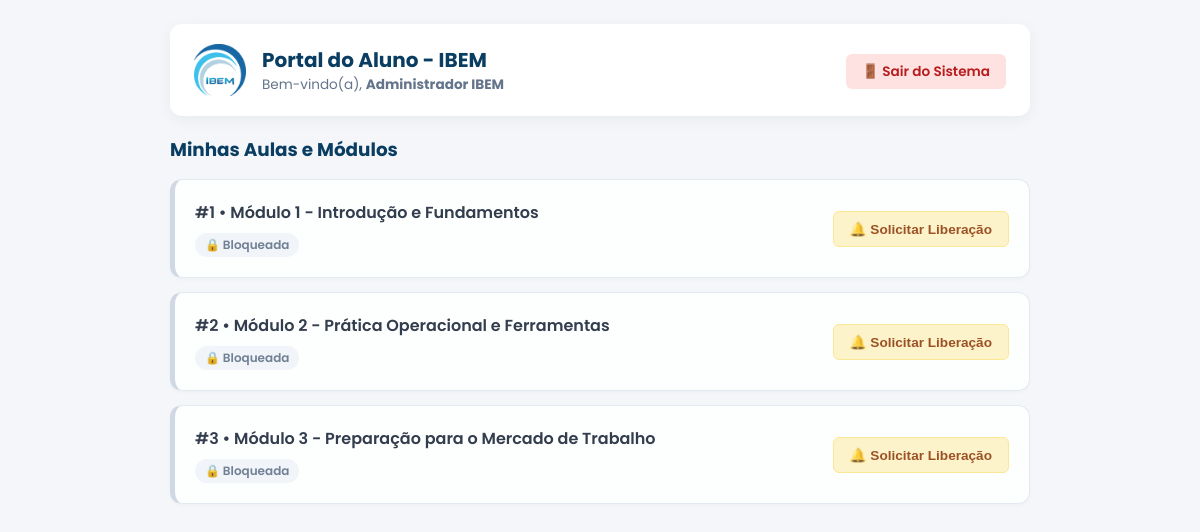
/portal/aluno.php (signed in), run on the app's committed database.
### tables this page shows
CREATE TABLE IF NOT EXISTS `modulos` (
  `id` INT(11) NOT NULL AUTO_INCREMENT,
  `titulo` VARCHAR(255) NOT NULL,
  `texto` LONGTEXT DEFAULT NULL,
  `ordem` INT(11) DEFAULT 1,
  PRIMARY KEY (`id`)
);

### portal/aluno.php (the view, shortened to what this page needs)
<?php
require_once "config.php";
$usuario = $_SESSION['usuario'];
$res_aulas = $conn->query("SELECT id, titulo, ordem FROM modulos ORDER BY ordem ASC, id ASC");
$progresso = [];
$pendentes = [];
?>
<!DOCTYPE html>
<html lang="pt-BR">
<head>
</head>
<body>
  <div class="container">
    <div class="header-box">
      <div style="display:flex; align-items:center; gap:16px;">
        <img src="../assets/img/logo.png" alt="IBEM" style="width:52px; height:52px; object-fit:contain;">
        <div class="header-info">
          <h1>Portal do Aluno - IBEM</h1>
          <p>Bem-vindo(a), <strong><?php echo htmlspecialchars($usuario); ?></strong></p>
        </div>
      </div>
      <div>
        <a href="logout.php" class="btn-sair">🚪 Sair do Sistema</a>
      </div>
    </div>
    <h2 style="font-size:1.15rem; color:var(--primary); margin-bottom:16px;">Minhas Aulas e Módulos</h2>
    <?php if ($res_aulas && $res_aulas->num_rows > 0): ?>
      <?php while ($aula = $res_aulas->fetch_assoc()): ?>
        <?php
        $id_aula = $aula['id'];
        $is_liberado = isset($progresso[$id_aula]) && $progresso[$id_aula]['liberado'] === 1;
        $is_concluido = isset($progresso[$id_aula]) && $progresso[$id_aula]['concluido'] === 1;
        $is_pendente = isset($pendentes[$id_aula]);
        ?>
        <div class="card-aula <?php echo $is_liberado ? 'liberada' : 'bloqueada'; ?>">
          <div>
            <div class="aula-titulo">
              #<?php echo $aula['ordem']; ?> &bull; <?php echo htmlspecialchars($aula['titulo']); ?>
            </div>
            <div>
              <?php if ($is_concluido): ?>
                <span class="badge badge-azul">🎓 Concluída</span>
              <?php elseif ($is_liberado): ?>
                <span class="badge badge-verde">🔓 Liberada para Estudo</span>
              <?php elseif ($is_pendente): ?>
                <span class="badge badge-amarelo">⏳ Liberação Solicitada (Aguardando Admin)</span>
              <?php else: ?>
                <span class="badge badge-cinza">🔒 Bloqueada</span>
              <?php endif; ?>
            </div>
          </div>
          <div>
            <?php if ($is_liberado): ?>
              <a href="aulas.php?id=<?php echo $id_aula; ?>" class="btn btn-entrar">
                ▶ Assistir Aula
              </a>
            <?php elseif ($is_pendente): ?>
              <button type="button" class="btn" style="background:#F1F5F9; color:#94A3B8; cursor:not-allowed;" disabled>
                ⏳ Em Análise
              </button>
            <?php else: ?>
              <form method="POST">
                <button type="submit" class="btn btn-solicitar" title="Solicitar liberação desta aula ao administrador">
                  🔔 Solicitar Liberação
                </button>
              </form>
            <?php endif; ?>
          </div>
        </div>
      <?php endwhile; ?>
    <?php else: ?>
      <p style="color:var(--muted);">Nenhuma aula disponível no momento.</p>
    <?php endif; ?>
  </div>
</body>
</html>

### portal/aluno.php (style rules this page uses)
:root { --primary: #0A3D62; --primary-light: #145DA0; --accent: #0284C7; --success: #10B981; --surface: #FFFFFF; --bg: #F4F6F9; --text: #1E293B; --muted: #64748B; --border: #E2E8F0; }
* { box-sizing: border-box; margin: 0; padding: 0; }
body { font-family: 'Poppins', sans-serif; background: var(--bg); color: var(--text); min-height: 100vh; padding: 24px 16px; display: flex; justify-content: center; }
.container { width: 100%; max-width: 860px; }
.header-box { background: var(--surface); border-radius: 12px; padding: 20px 24px; display: flex; justify-content: space-between; align-items: center; box-shadow: 0 4px 15px rgba(0,0,0,0.05); margin-bottom: 20px; flex-wrap: wrap; gap: 12px; }
.header-info h1 { font-size: 1.25rem; color: var(--primary); }
.header-info p { font-size: 0.85rem; color: var(--muted); }
.btn-sair { background: #FEE2E2; color: #B91C1C; padding: 8px 16px; border-radius: 6px; text-decoration: none; font-size: 0.85rem; font-weight: 600; transition: 0.2s; }
.card-aula { background: var(--surface); border-radius: 12px; border: 1.5px solid var(--border); padding: 20px; margin-bottom: 14px; display: flex; justify-content: space-between; align-items: center; box-shadow: 0 2px 6px rgba(0,0,0,0.03); gap: 16px; flex-wrap: wrap; }
.card-aula.bloqueada { border-left: 5px solid #CBD5E1; opacity: 0.9; }
.aula-titulo { font-size: 1rem; font-weight: 600; color: var(--text); margin-bottom: 6px; }
.badge { display: inline-block; padding: 3px 10px; border-radius: 20px; font-size: 0.75rem; font-weight: 600; }
.badge-cinza { background: #F1F5F9; color: #64748B; }
.btn { display: inline-flex; align-items: center; gap: 6px; padding: 9px 16px; border-radius: 6px; font-size: 0.85rem; font-weight: 600; border: none; cursor: pointer; text-decoration: none; transition: 0.2s; }
.btn-solicitar { background: #FEF3C7; color: #92400E; border: 1px solid #FDE68A; }

### data on the page
modulos: ordem "1", titulo "Módulo 1 - Introdução e Fundamentos", shows "🔒 Bloqueada"
modulos: ordem "2", titulo "Módulo 2 - Prática Operacional e Ferramentas", shows "🔒 Bloqueada"
modulos: ordem "3", titulo "Módulo 3 - Preparação para o Mercado de Trabalho", shows "🔒 Bloqueada"

### other printed values
$usuario "Administrador IBEM"
